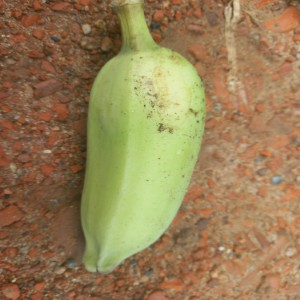
#> input picture assets/banana_unripe.jpg, 300 x 300 px
$ python scratch.py
#> lines starting #> are read from the running program, lines starting #| are printed output that depends on the picture; after the words box and inside, x2 and y2 are one past the last pixel; in counts of white or black regions, pixels touching at a corner belong together
import cv2
import numpy as np

for path in ['assets/banana_unripe.jpg', 'assets/banana_ripe.jpg', 'assets/banana_overripe.jpg']:
    img = cv2.imread(path)
#> img is the input picture: shape (300, 300, 3); mean B, G, R 85.8, 127.4, 151.1

    lab = cv2.cvtColor(img, cv2.COLOR_BGR2LAB)
#> lab: shape (300, 300, 3); mean of channels 0, 1, 2 138.9, 131.8, 154.2
    l, a, b = cv2.split(lab)
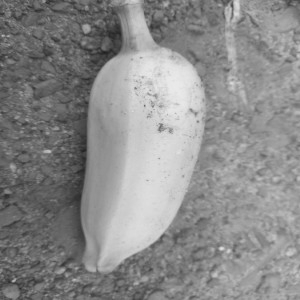
#> l: shape (300, 300); min 30, max 235, mean 138.9
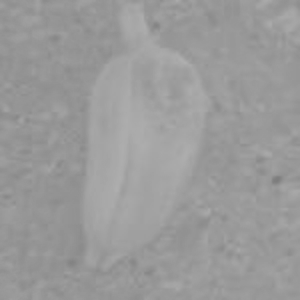
#> b: shape (300, 300); min 124, max 175, mean 154.2

    hsv = cv2.cvtColor(img, cv2.COLOR_BGR2HSV)
#> hsv: shape (300, 300, 3); mean H, S, V 19.7, 117.7, 155.5
    h, s, v = cv2.split(hsv)
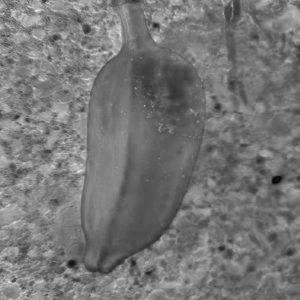
#> s: shape (300, 300); min 4, max 242, mean 117.7
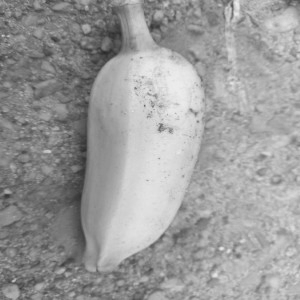
#> v: shape (300, 300); min 40, max 238, mean 155.5

    # Bucket 1: Green (from LAB)
    _, green_mask = cv2.threshold(a, 120, 255, cv2.THRESH_BINARY_INV)
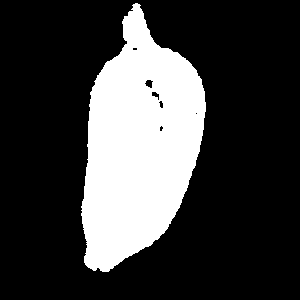
#> green_mask: shape (300, 300); 24.2% white; 1 white region, box (x1, y1, x2, y2) and area: (81, 3, 206, 272) 21743

    # Bucket 2: Yellow (from HSV)
    # Hue 15-40, Saturation > 80, L > 80 (not dark)
    lower_yellow = np.array([15, 80, 80])
    upper_yellow = np.array([40, 255, 255])
    yellow_mask_hsv = cv2.inRange(hsv, lower_yellow, upper_yellow)
#> yellow_mask_hsv: shape (300, 300); 46.4% white; 275 white regions (204 under 20 px), largest, box (x1, y1, x2, y2) and area: (29, 0, 300, 293) 34814, (196, 234, 271, 300) 1566, (224, 116, 262, 144) 332

    # Bucket 3: Dark spots (from LAB)
    _, dark_mask = cv2.threshold(l, 80, 255, cv2.THRESH_BINARY_INV)
#> dark_mask: shape (300, 300); 5.9% white; 303 white regions (273 under 20 px), largest, box (x1, y1, x2, y2) and area: (55, 96, 89, 247) 1664, (77, 16, 122, 72) 1010, (72, 73, 96, 98) 188

    # Combine to find the "Total Banana Pixels" detected across all 3 buckets
    total_banana_mask = cv2.bitwise_or(green_mask, yellow_mask_hsv)
#> total_banana_mask: shape (300, 300); 51.9% white; 154 black regions (108 under 20 px), largest, box (x1, y1, x2, y2) and area: (0, 0, 300, 300) 29750, (186, 43, 300, 204) 6383, (237, 0, 300, 80) 2316
    total_banana_mask = cv2.bitwise_or(total_banana_mask, dark_mask)
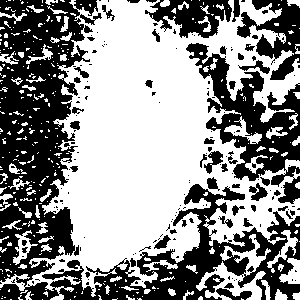
#> total_banana_mask: shape (300, 300); 56.2% white; 175 black regions (127 under 20 px)

    # We apply convex hull to connect them together
    contours, _ = cv2.findContours(total_banana_mask, cv2.RETR_EXTERNAL, cv2.CHAIN_APPROX_SIMPLE)
#> contours = 347 contours, 295 with area under 20; largest, box (x1, y1, x2, y2) and area: (0, 0, 300, 300) 43726, (196, 234, 271, 300) 1362, (279, 258, 300, 284) 285, (224, 116, 262, 144) 280, (13, 230, 38, 265) 275
    hull_mask = np.zeros_like(total_banana_mask)
    if contours:
        c = max(contours, key=cv2.contourArea)
#> c = contour of 2565 points, box (x1, y1, x2, y2) (0, 0, 300, 300), area 43726
        cv2.drawContours(hull_mask, [cv2.convexHull(c)], -1, 255, -1)
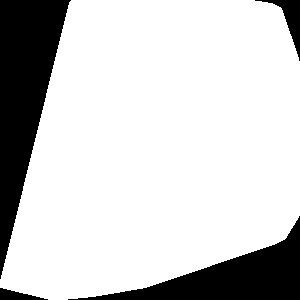
#> hull_mask: shape (300, 300); 80.8% white; 4 black regions, box (x1, y1, x2, y2) and area: (0, 0, 71, 279) 9801, (68, 216, 300, 300) 6469, (255, 0, 300, 61) 717, (0, 288, 48, 300) 306

    tot = cv2.countNonZero(hull_mask)
#> tot = 72707

    g_cnt = cv2.countNonZero(cv2.bitwise_and(green_mask, hull_mask))
#> g_cnt = 21743
    y_cnt = cv2.countNonZero(cv2.bitwise_and(yellow_mask_hsv, hull_mask))
#> y_cnt = 38498
    d_cnt = cv2.countNonZero(cv2.bitwise_and(dark_mask, hull_mask))
#> d_cnt = 4135

    print(f"--- {path} ---")
    print(f"Tot: {tot}, Green: {g_cnt/tot*100:.1f}%, Yellow: {y_cnt/tot*100:.1f}%, Dark: {d_cnt/tot*100:.1f}%")
#| Tot: 72707, Green: 29.9%, Yellow: 52.9%, Dark: 5.7%
#> pass 2 of the loop `for path in ['assets/banana_unripe.jpg', 'assets/banana_ripe.jpg', 'as..`:
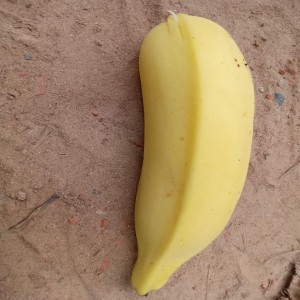
#> input picture assets/banana_ripe.jpg, 300 x 300 px
#> img is the input picture: shape (300, 300, 3); mean B, G, R 103.1, 136.3, 164.7
#> lab: shape (300, 300, 3); mean of channels 0, 1, 2 149.1, 134.4, 149.5
#> hsv: shape (300, 300, 3); mean H, S, V 14.1, 95.5, 164.7
#> green_mask: shape (300, 300); every value is 0
#> `yellow_mask_hsv = cv2.inRange(hsv, lower_yellow, upper_yellow)`:
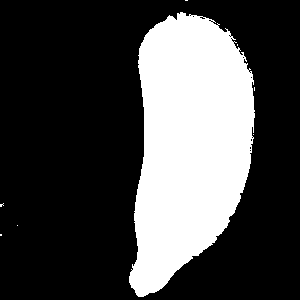
#> yellow_mask_hsv: shape (300, 300); 28.2% white; 8 white regions (7 under 20 px), largest, box (x1, y1, x2, y2) and area: (129, 12, 255, 297) 25383
#> dark_mask: shape (300, 300); 2.7% white; 81 white regions (76 under 20 px), largest, box (x1, y1, x2, y2) and area: (125, 53, 145, 284) 1978, (274, 263, 296, 300) 212, (122, 100, 128, 112) 24, (45, 195, 59, 203) 24, (295, 294, 300, 300) 21
#> contours = 86 contours, 84 with area under 20; largest, box (x1, y1, x2, y2) and area: (125, 12, 255, 297) 26894, (274, 263, 296, 300) 165
#> c = contour of 582 points, box (x1, y1, x2, y2) (125, 12, 255, 297), area 26894
#> `cv2.drawContours(hull_mask, [cv2.convexHull(c)], -1, 255, -1)`:
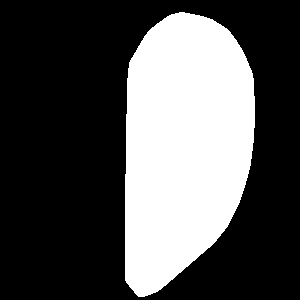
#> hull_mask: shape (300, 300); 32.1% white; 1 white region, box (x1, y1, x2, y2) and area: (125, 12, 255, 297) 28922
#> tot = 28922
#> g_cnt = 0
#> y_cnt = 25386
#> d_cnt = 2020
#| Tot: 28922, Green: 0.0%, Yellow: 87.8%, Dark: 7.0%
#> pass 3 of the loop `for path in ['assets/banana_unripe.jpg', 'assets/banana_ripe.jpg', 'as..`:
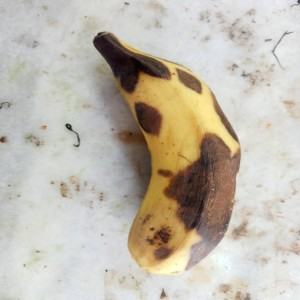
#> input picture assets/banana_overripe.jpg, 300 x 300 px
#> img is the input picture: shape (300, 300, 3); mean B, G, R 174.2, 186.5, 193.4
#> lab: shape (300, 300, 3); mean of channels 0, 1, 2 192.7, 129.1, 135.4
#> hsv: shape (300, 300, 3); mean H, S, V 46.3, 34.8, 194.9
#> `_, green_mask = cv2.threshold(a, 120, 255, cv2.THRESH_BINARY_INV)`:
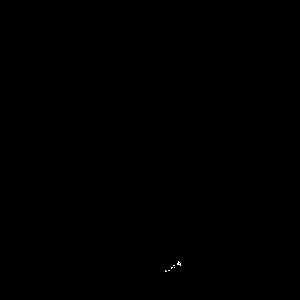
#> green_mask: shape (300, 300); 0.02% white in thin lines or dots, all inside (x1, y1, x2, y2) = (165, 261, 181, 272)
#> yellow_mask_hsv: shape (300, 300); 11.2% white; 14 white regions (13 under 20 px), largest, box (x1, y1, x2, y2) and area: (107, 34, 240, 271) 10032
#> dark_mask: shape (300, 300); 5.8% white; 33 white regions (25 under 20 px), largest, box (x1, y1, x2, y2) and area: (165, 143, 211, 230) 1926, (93, 33, 168, 94) 1746, (124, 126, 152, 191) 721
#> contours = 29 contours, 28 with area under 20; largest, box (x1, y1, x2, y2) and area: (93, 33, 240, 271) 15730
#> c = contour of 482 points, box (x1, y1, x2, y2) (93, 33, 240, 271), area 15730
#> `cv2.drawContours(hull_mask, [cv2.convexHull(c)], -1, 255, -1)`:
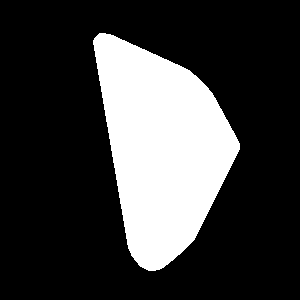
#> hull_mask: shape (300, 300); 23.8% white; 1 white region, box (x1, y1, x2, y2) and area: (93, 33, 240, 271) 21433
#> tot = 21433
#> y_cnt = 10066
#> d_cnt = 5207
#| Tot: 21433, Green: 0.0%, Yellow: 47.0%, Dark: 24.3%
